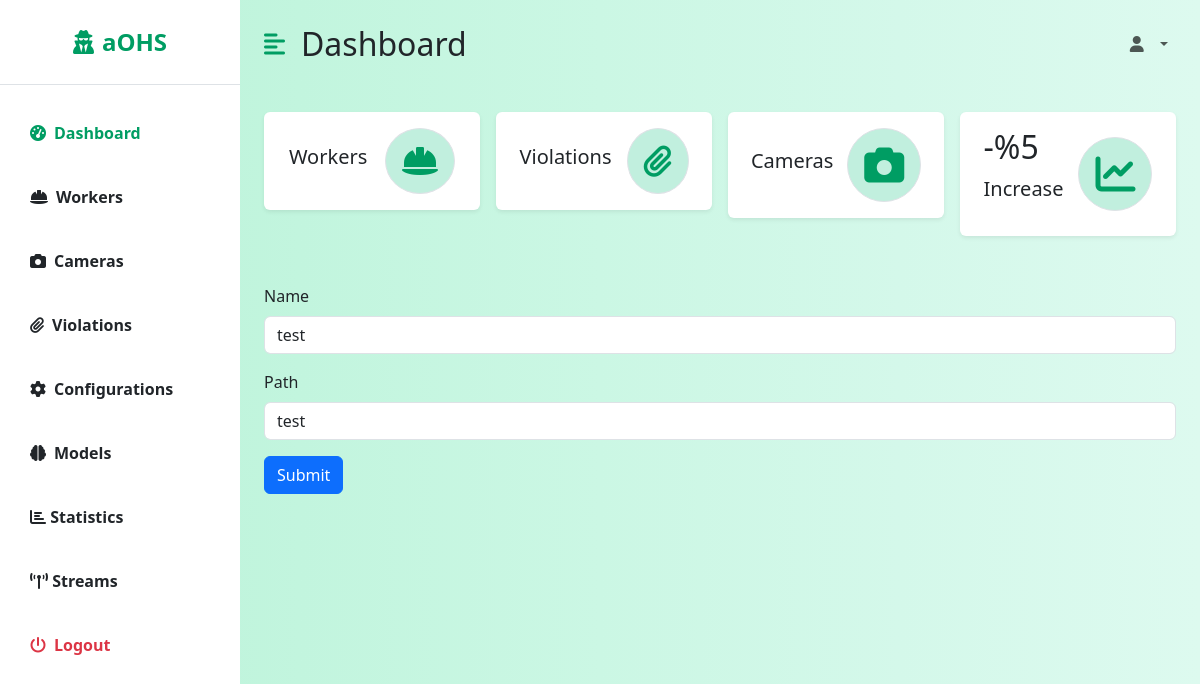
/dashboard/models/edit/1/, run on an earlier commit of the app's database.
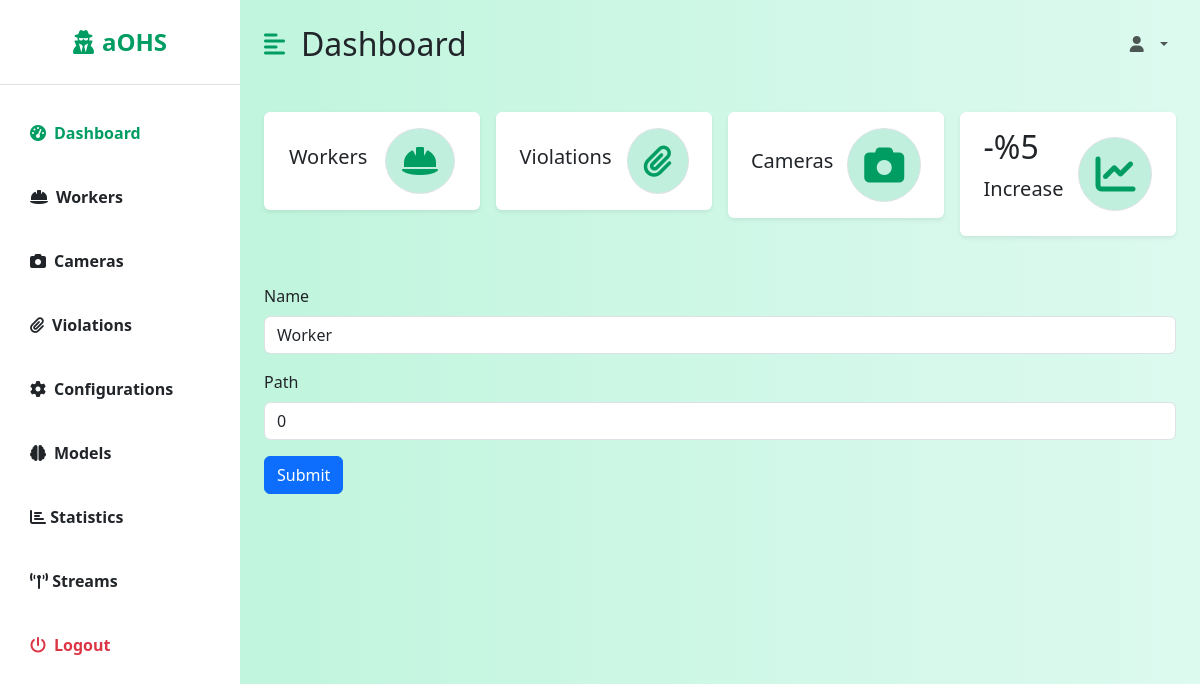
And on a later commit of the database.
### backend/models.py (models this page shows, shortened)
class Model(models.Model):
    id = models.AutoField(primary_key=True)
    name = models.CharField(max_length=100, null=False)
    path = models.CharField(max_length=100, null=False)
    created = models.DateTimeField(auto_now_add=True)
    modified = models.DateTimeField(auto_now=True)

### dashboard/views/model_views.py (the view, shortened to what this page needs)
# urls.py: path('models/edit/<int:model_id>/', ModelEditView.as_view()),
class ModelEditView(View):
    def get(self, request, model_id):
        model = Model.objects.get(id=model_id)
        return render(request, 'dashboard/model-edit.html', {"model": model})

### dashboard/templates/dashboard/model-edit.html (shortened to what this page needs)
{% extends 'dashboard/dashboard.html' %}
{% block table %}
    <form action="" method="post">
        <div class="mb-3">
            <label for="name" class="form-label">Name</label>
            <input type="text" class="form-control" id="name" name="name" value="{{ model.name }}">
        </div>
        <div class="mb-3">
            <label for="title" class="form-label">Path</label>
            <input type="text" class="form-control" id="path" name="path" value="{{ model.path }}">
        </div>
        <button type=" submit" class="btn btn-primary">Submit</button>
    </form>
{% endblock %}

What changed in the data, as far as the page shows it:
changed Model: name "test" → "Worker"; path "test" → "0"
